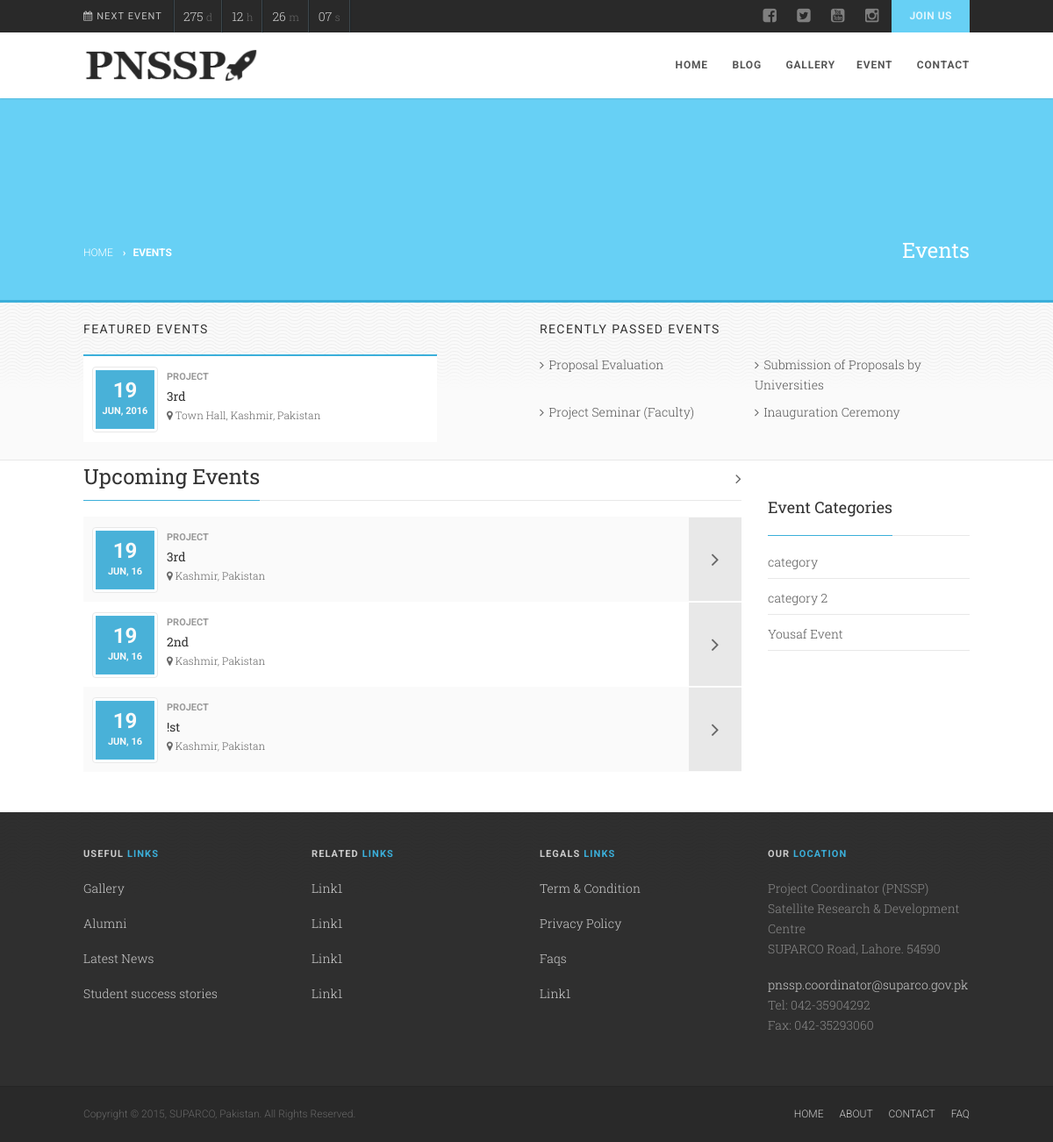
/index.php/event, run on the app's committed database.
### tables this page shows
CREATE TABLE `events` (
  `id` int(11) NOT NULL AUTO_INCREMENT,
  `title` varchar(45) DEFAULT NULL,
  `description` text,
  `date` varchar(150) DEFAULT NULL,
  `featured_image` varchar(100) DEFAULT NULL,
  `type` varchar(45) DEFAULT NULL,
  `city` varchar(45) DEFAULT NULL,
  `country` varchar(45) DEFAULT NULL,
  `featured` int(11) DEFAULT NULL,
  `location` varchar(100) DEFAULT NULL,
  `category_id` int(5) DEFAULT NULL,
  PRIMARY KEY (`id`)
);

CREATE TABLE `categories` (
  `id` int(11) NOT NULL AUTO_INCREMENT,
  `category` varchar(45) DEFAULT NULL,
  `type` varchar(45) DEFAULT NULL,
  PRIMARY KEY (`id`)
);

### index.php (called while the page is built, shortened)
<?php
require_once BASEPATH.'core/CodeIgniter.php';

### application/views/events.php (the view, shortened to what this page needs)
<div class="body">
    <div class="page-header" style="">
    	<div class="container">
        	<div class="row">
            	<div class="col-md-6 col-sm-6 hidden-xs">
          			<ol class="breadcrumb">
            			<li><a href="<?php echo site_url('home'); ?>">Home</a></li>
            			<li class="active">Events</li>
          			</ol>
            	</div>
            	<div class="col-md-6 col-sm-6 col-xs-12">
    				<h2>Events</h2>
                </div>
           	</div>
        </div>
    </div>
    <div class="double-border"></div>
    <div class="secondary-bar">
    	<div class="container">
        	<div class="row">
                <?php if(count($featured) > 0){
                ?>
                <div class="col-md-5">
                	<h4>Featured Events</h4>
                    <div class="flexslider" data-arrows="yes" data-style="slide" id="featured-events">
                        <ul class="upcoming-events slides">
                        <?php foreach($featured as $event){
                            ?>
                            <li>
                                <span class="event-date">
                                    <span class="day"><?php echo date('j',$event->date); ?></span>
                                    <span class="monthyear"><?php echo date('M, Y',$event->date); ?></span>
                                </span>
                                <div class="event-excerpt">
                                    <div class="event-cats meta-data"><a href=""><?php echo $event->type; ?></a></div>
                                    <h5 class="event-title"><a href="single-event.html"><?php echo $event->title; ?></a></h5>
                                    <p class="event-location"><i class="fa fa-map-marker"></i> <?php echo $event->location.", ".$event->city.", ".$event->country; ?></p>
                                </div>
                            </li>
                            <?php
                        } ?>
                        </ul>
                    </div>
                </div>
                <?php
                } ?>
            	<div class="col-md-6 col-md-offset-1">
                	<h4>Recently passed events</h4>
                    <ul class="passed-events angles">
                    	<?php foreach($recent as $event){
                            ?>
                            <li><a href="<?php echo site_url('event/detail/'.$event->id); ?>"><?php echo $event->title; ?></a></li>
                        <?php
                        } ?>
                    </ul>
                </div>
            </div>
        </div>
    </div>
  	<div class="main" role="main">
    	<div id="content" class="content full">
    		<div class="container">
        		<div class="row">
            		<div class="col-md-9">
                    	<div class="events-listing">
                            <div class="listing-header">
                                <h2 class="title ">Upcoming Events </h2>
                                <?php echo $pagination ?>
                            </div>
                            <ul class="upcoming-events listing-content">
                                <?php foreach($events as $event){
                                    ?>
                                    <li>
                                        <a href="<?php echo site_url('event/detail/'.$event->id); ?>" class="event-details-btn"><i class="fa fa-angle-right"></i></a>
                                    <span class="event-date">
                                    	<span class="day"><?php echo date('j',$event->date); ?></span>
                                        <span class="monthyear"><?php echo date('M',$event->date).', '.date('y',$event->date);  ?></span>
                                   	</span>
                                        <div class="event-excerpt">
                                            <div class="event-cats meta-data"><a href=""><?php echo $event->type; ?></a></div>
                                            <h5 class="event-title"><a href="<?php echo site_url('event/detail/'.$event->id); ?>"><?php echo $event->title; ?></a></h5>
                                            <p class="event-location"><i class="fa fa-map-marker"></i> <?php echo $event->city; ?>, <?php echo $event->country; ?></p>
                                        </div>
                                    </li>
                                <?php
                                } ?>
                            </ul>
                        </div>
                        <br>
                        <br>
                   	</div>
                    <div class="col-md-3 sidebar right-sidebar">
                    	<div class="widget sidebar-widget widget_categories">
                        	<h3 class="title">Event Categories</h3>
              				<ul>
                				<?php foreach($categories as $category){
                                    ?>
                                    <li><a href="<?php echo site_url('event/category/'.$category->category); ?>"><?php echo $category->category; ?></a><div style="clear: both;"></div></li>
                                <?php
                                } ?>
              				</ul>
                        </div>
                    </div>
              	</div>
            </div>
       	</div>
   	</div>
</div>
</body>
</html>

### data on the page
events: date "19", date "JUN, 2016", type "PROJECT", title "3rd", location "Town Hall", city "Kashmir", country "Pakistan", date "JUN", date "16"
events: title "Proposal Evaluation"
events: title "Submission of Proposals by Universities"
events: title "Project Seminar (Faculty)"
events: title "Inauguration Ceremony"
events: date "19", date "JUN", date "16", type "PROJECT", title "2nd", city "Kashmir", country "Pakistan"
events: date "19", date "JUN", date "16", type "PROJECT", title "!st", city "Kashmir", country "Pakistan"
categories: category "category"
categories: category "category 2"
categories: category "Yousaf Event"
